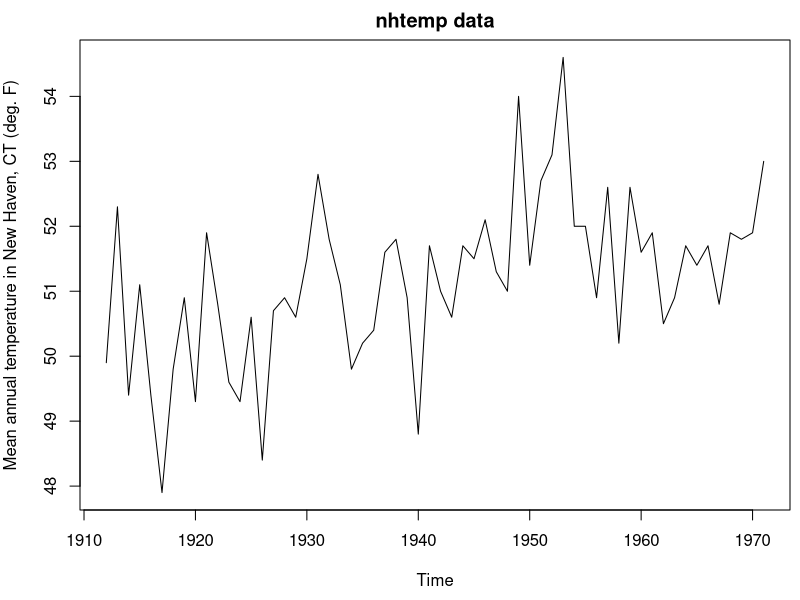

The R script that drew this image:
par(mai=c(0.9, 0.8, 0.4,0.1))
plot(nhtemp, main = "nhtemp data",
  ylab = "Mean annual temperature in New Haven, CT (deg. F)")
savePlot("nhtemp", type="eps")
